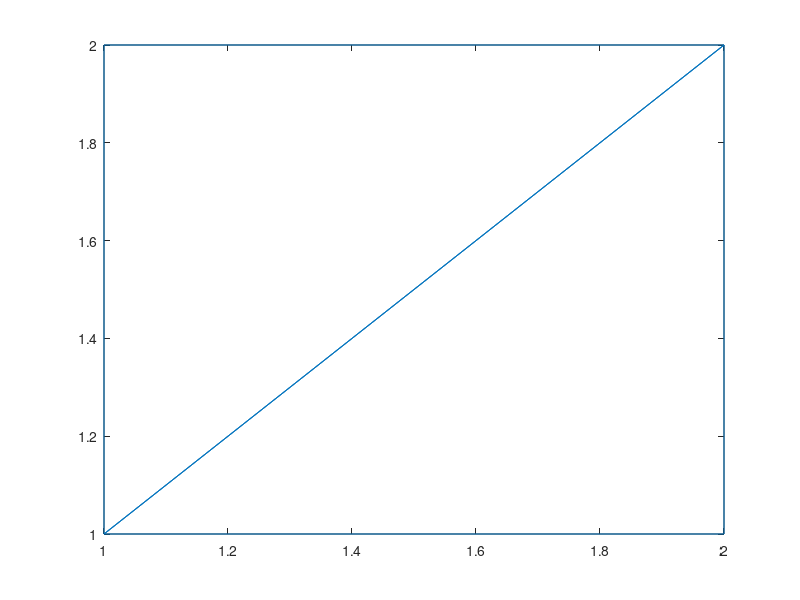

This figure's MATLAB source:
n = 2;
[x,y] = meshgrid(1:n,1:n);    % create 2D mesh of points
faces = delaunay(x,y);   
triplot(faces,x,y);
xx=x(:);
yy=y(:);